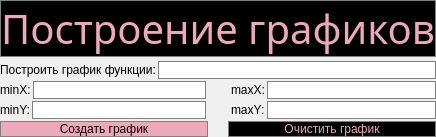
        <widget class="QWidget" name="page_2">
         <layout class="QVBoxLayout" name="verticalLayout_5" stretch="1,10,1,1,1,1">
          <property name="spacing">
           <number>2</number>
          </property>
          <property name="leftMargin">
           <number>0</number>
          </property>
          <property name="topMargin">
           <number>0</number>
          </property>
          <property name="rightMargin">
           <number>0</number>
          </property>
          <property name="bottomMargin">
           <number>0</number>
          </property>
          <item>
           <widget class="QLabel" name="make_graphic_3">
            <property name="sizePolicy">
             <sizepolicy hsizetype="Preferred" vsizetype="Fixed">
              <horstretch>0</horstretch>
              <verstretch>0</verstretch>
             </sizepolicy>
            </property>
            <property name="font">
             <font>
              <family>PT Serif Caption</family>
              <pointsize>30</pointsize>
              <italic>false</italic>
              <bold>false</bold>
             </font>
            </property>
            <property name="styleSheet">
             <string notr="true">QLabel {
	background-color: rgb(0, 0, 0);
	color: rgb(237, 168, 189);
	border: 1px solid gray;
	font: 30pt &quot;PT Serif Caption&quot;;
}

</string>
            </property>
            <property name="text">
             <string>Построение графиков</string>
            </property>
            <property name="alignment">
             <set>Qt::AlignCenter</set>
            </property>
           </widget>
          </item>
          <item>
           <widget class="QCustomPlot" name="graphic" native="true">
            <property name="sizePolicy">
             <sizepolicy hsizetype="Preferred" vsizetype="Preferred">
              <horstretch>0</horstretch>
              <verstretch>0</verstretch>
             </sizepolicy>
            </property>
            <property name="styleSheet">
             <string notr="true">background-color: rgb(255, 255, 255);</string>
            </property>
           </widget>
          </item>
          <item>
           <layout class="QHBoxLayout" name="horizontalLayout_create_graph_function" stretch="0,2">
            <property name="spacing">
             <number>2</number>
            </property>
            <item>
             <widget class="QLabel" name="label_create_graph_function">
              <property name="sizePolicy">
               <sizepolicy hsizetype="Fixed" vsizetype="Maximum">
                <horstretch>0</horstretch>
                <verstretch>0</verstretch>
               </sizepolicy>
              </property>
              <property name="styleSheet">
               <string notr="true">font: 20pt &quot;PT Serif Caption&quot;;</string>
              </property>
              <property name="text">
               <string>Построить график функции:</string>
              </property>
             </widget>
            </item>
            <item>
             <widget class="QLineEdit" name="function">
              <property name="sizePolicy">
               <sizepolicy hsizetype="Preferred" vsizetype="Maximum">
                <horstretch>0</horstretch>
                <verstretch>0</verstretch>
               </sizepolicy>
              </property>
              <property name="styleSheet">
               <string notr="true">background-color: rgb(255, 255, 255);
border: 1px solid gray;
font: 16pt &quot;PT Serif Caption&quot;;</string>
              </property>
              <property name="alignment">
               <set>Qt::AlignLeading|Qt::AlignLeft|Qt::AlignVCenter</set>
              </property>
             </widget>
            </item>
           </layout>
          </item>
          <item>
           <layout class="QHBoxLayout" name="horizontalLayout_3">
            <property name="spacing">
             <number>25</number>
            </property>
            <item>
             <layout class="QHBoxLayout" name="horizontalLayout_14">
              <property name="spacing">
               <number>2</number>
              </property>
              <item>
               <widget class="QLabel" name="label_5">
                <property name="sizePolicy">
                 <sizepolicy hsizetype="Fixed" vsizetype="Maximum">
                  <horstretch>0</horstretch>
                  <verstretch>0</verstretch>
                 </sizepolicy>
                </property>
                <property name="styleSheet">
                 <string notr="true">font: 20pt &quot;PT Serif Caption&quot;;</string>
                </property>
                <property name="text">
                 <string>minX:</string>
                </property>
               </widget>
              </item>
              <item>
               <widget class="QLineEdit" name="min_x">
                <property name="sizePolicy">
                 <sizepolicy hsizetype="Preferred" vsizetype="Maximum">
                  <horstretch>0</horstretch>
                  <verstretch>0</verstretch>
                 </sizepolicy>
                </property>
                <property name="styleSheet">
                 <string notr="true">background-color: rgb(255, 255, 255);
border: 1px solid gray;
font: 16pt &quot;PT Serif Caption&quot;;</string>
                </property>
                <property name="alignment">
                 <set>Qt::AlignLeading|Qt::AlignLeft|Qt::AlignVCenter</set>
                </property>
               </widget>
              </item>
             </layout>
            </item>
            <item>
             <layout class="QHBoxLayout" name="horizontalLayout_15">
              <property name="spacing">
               <number>2</number>
              </property>
              <item>
               <widget class="QLabel" name="label_8">
                <property name="sizePolicy">
                 <sizepolicy hsizetype="Fixed" vsizetype="Maximum">
                  <horstretch>0</horstretch>
                  <verstretch>0</verstretch>
                 </sizepolicy>
                </property>
                <property name="styleSheet">
                 <string notr="true">font: 20pt &quot;PT Serif Caption&quot;;</string>
                </property>
                <property name="text">
                 <string>maxX:</string>
                </property>
               </widget>
              </item>
              <item>
               <widget class="QLineEdit" name="max_x">
                <property name="sizePolicy">
                 <sizepolicy hsizetype="Preferred" vsizetype="Maximum">
                  <horstretch>0</horstretch>
                  <verstretch>0</verstretch>
                 </sizepolicy>
                </property>
                <property name="styleSheet">
                 <string notr="true">background-color: rgb(255, 255, 255);
border: 1px solid gray;
font: 16pt &quot;PT Serif Caption&quot;;</string>
                </property>
                <property name="alignment">
                 <set>Qt::AlignLeading|Qt::AlignLeft|Qt::AlignVCenter</set>
                </property>
               </widget>
              </item>
             </layout>
            </item>
           </layout>
          </item>
          <item>
           <layout class="QHBoxLayout" name="horizontalLayout_5">
            <property name="spacing">
             <number>25</number>
            </property>
            <item>
             <layout class="QHBoxLayout" name="horizontalLayout_2">
              <property name="spacing">
               <number>2</number>
              </property>
              <item>
               <widget class="QLabel" name="label_6">
                <property name="sizePolicy">
                 <sizepolicy hsizetype="Fixed" vsizetype="Maximum">
                  <horstretch>0</horstretch>
                  <verstretch>0</verstretch>
                 </sizepolicy>
                </property>
                <property name="styleSheet">
                 <string notr="true">font: 20pt &quot;PT Serif Caption&quot;;</string>
                </property>
                <property name="text">
                 <string>minY:</string>
                </property>
               </widget>
              </item>
              <item>
               <widget class="QLineEdit" name="min_y">
                <property name="sizePolicy">
                 <sizepolicy hsizetype="Preferred" vsizetype="Maximum">
                  <horstretch>0</horstretch>
                  <verstretch>0</verstretch>
                 </sizepolicy>
                </property>
                <property name="styleSheet">
                 <string notr="true">background-color: rgb(255, 255, 255);
border: 1px solid gray;
font: 16pt &quot;PT Serif Caption&quot;;</string>
                </property>
                <property name="alignment">
                 <set>Qt::AlignLeading|Qt::AlignLeft|Qt::AlignVCenter</set>
                </property>
               </widget>
              </item>
             </layout>
            </item>
            <item>
             <layout class="QHBoxLayout" name="horizontalLayout_4">
              <property name="spacing">
               <number>2</number>
              </property>
              <item>
               <widget class="QLabel" name="label_9">
                <property name="sizePolicy">
                 <sizepolicy hsizetype="Fixed" vsizetype="Maximum">
                  <horstretch>0</horstretch>
                  <verstretch>0</verstretch>
                 </sizepolicy>
                </property>
                <property name="styleSheet">
                 <string notr="true">font: 20pt &quot;PT Serif Caption&quot;;</string>
                </property>
                <property name="text">
                 <string>maxY:</string>
                </property>
               </widget>
              </item>
              <item>
               <widget class="QLineEdit" name="max_y">
                <property name="sizePolicy">
                 <sizepolicy hsizetype="Preferred" vsizetype="Maximum">
                  <horstretch>0</horstretch>
                  <verstretch>0</verstretch>
                 </sizepolicy>
                </property>
                <property name="styleSheet">
                 <string notr="true">background-color: rgb(255, 255, 255);
border: 1px solid gray;
font: 16pt &quot;PT Serif Caption&quot;;</string>
                </property>
                <property name="alignment">
                 <set>Qt::AlignLeading|Qt::AlignLeft|Qt::AlignVCenter</set>
                </property>
               </widget>
              </item>
             </layout>
            </item>
           </layout>
          </item>
          <item>
           <layout class="QHBoxLayout" name="horizontalLayout_16">
            <property name="spacing">
             <number>20</number>
            </property>
            <item>
             <widget class="QPushButton" name="make_graphic">
              <property name="sizePolicy">
               <sizepolicy hsizetype="Preferred" vsizetype="Maximum">
                <horstretch>0</horstretch>
                <verstretch>0</verstretch>
               </sizepolicy>
              </property>
              <property name="styleSheet">
               <string notr="true">QPushButton {
   background-color: rgb(237, 168, 189);
   border: 1px solid gray;
   font: 25pt &quot;PT Serif Caption&quot;;
}

QPushButton:hover {
	background-color: qlineargradient(spread:reflect, x1:0.9801, y1:0, x2:1, y2:1, stop:0 rgba(231, 164, 184, 255), stop:0.527363 rgba(211, 150, 170, 255), stop:1 rgba(131, 93, 105, 255));
}

QPushButton:pressed {
	background-color: rgb(173, 124, 140);
}
</string>
              </property>
              <property name="text">
               <string>Создать график</string>
              </property>
             </widget>
            </item>
            <item>
             <widget class="QPushButton" name="clear_graphic">
              <property name="sizePolicy">
               <sizepolicy hsizetype="Preferred" vsizetype="Maximum">
                <horstretch>0</horstretch>
                <verstretch>0</verstretch>
               </sizepolicy>
              </property>
              <property name="styleSheet">
               <string notr="true">QPushButton {
   background-color: rgb(0, 0, 0);
   color: rgb(237, 168, 189);
   border: 1px solid gray;
   font: 25pt &quot;PT Serif Caption&quot;;
}

QPushButton:hover {
	background-color: qlineargradient(spread:pad, x1:0.373134, y1:0, x2:0.359, y2:1, stop:0 rgba(0, 0, 0, 255), stop:0.716418 rgba(237, 168, 189, 255));
}

QPushButton:pressed {
	background-color: rgb(173, 124, 140);
}</string>
              </property>
              <property name="text">
               <string>Очистить график</string>
              </property>
             </widget>
            </item>
           </layout>
          </item>
         </layout>
        </widget>
